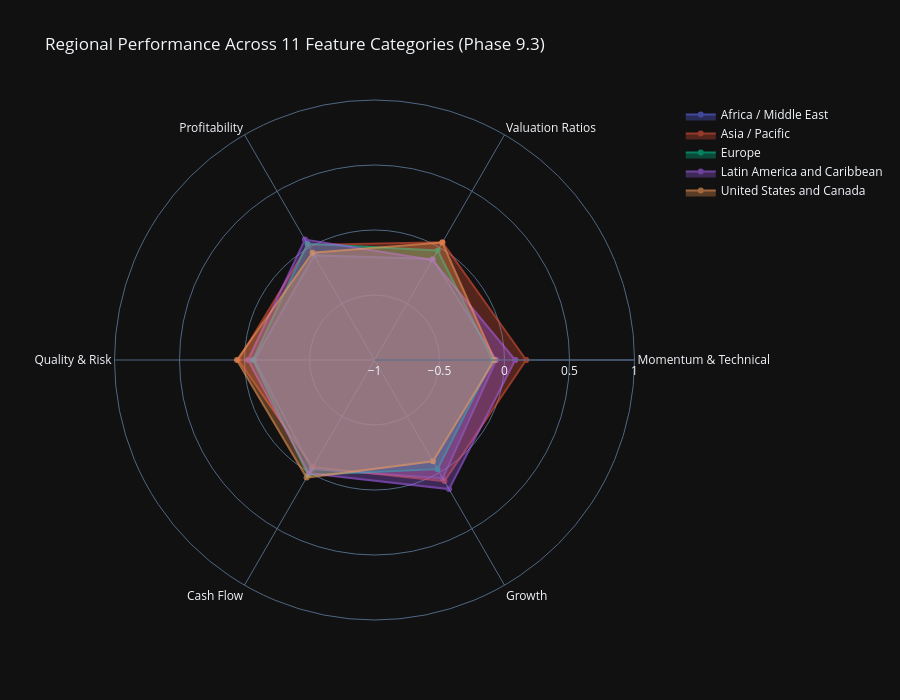

The notebook cell this image was saved under:
### Code cell
# Visualization 2: Regional Performance Radar Charts
print("\n📊 Regional Performance Radar Charts:")

# Compute category scores by region
category_region_scores = {}

for category_name, category_metrics in category_mapping.items():
    available_in_category = [m for m in category_metrics if m in all_stocks_scaled.columns]

    if len(available_in_category) == 0:
        continue

    # Compute z-scores for available metrics and average by region
    category_data = all_stocks_scaled[available_in_category + ['region']].copy()

    # Convert to numeric and compute z-scores
    for col in available_in_category:
        category_data[col] = pd.to_numeric(category_data[col], errors='coerce')

    # Compute z-scores (handle NaNs)
    z_scored_data = category_data[available_in_category].apply(lambda x: zscore(x, nan_policy='omit'))
    category_data['category_score'] = z_scored_data.mean(axis=1)

    # Aggregate by region
    region_scores = category_data.groupby('region')['category_score'].mean()
    category_region_scores[category_name] = region_scores

if category_region_scores:
    # Create radar chart for each region
    radar_df = pd.DataFrame(category_region_scores)

    # Create subplot radar charts
    from plotly.subplots import make_subplots
    import plotly.graph_objects as go

    regions = radar_df.index.tolist()
    categories = radar_df.columns.tolist()

    # Create single figure with all regions
    fig_radar = go.Figure()

    for region in regions:
        values = radar_df.loc[region].tolist()
        values.append(values[0])  # Close the radar chart

        fig_radar.add_trace(go.Scatterpolar(
                r=values,
                theta=categories + [categories[0]],
                fill='toself',
                name=region,
                opacity=0.6
                ))

    fig_radar.update_layout(
            polar=dict(
                    radialaxis=dict(
                            visible=True,
                            range=[-1, 1]
                            )
                    ),
            showlegend=True,
            title="Regional Performance Across 11 Feature Categories (Phase 9.3)",
            height=700
            )

    fig_radar.show()
    output_path = eda_output_dir / "phase93_regional_radar_charts.html"
    fig_radar.write_html(output_path)

    print(f"\n✓ Regional radar charts complete")
    print(f"  Regions visualized: {len(regions)}")
    print(f"  Categories analyzed: {len(categories)}")
    print(f"  Output: {output_path}")

    # Display top category per region
    print(f"\n  🌍 Strongest Category by Region:")
    for region in regions[:5]:
        top_category = radar_df.loc[region].idxmax()
        top_score = radar_df.loc[region].max()
        print(f"    {region}: {top_category} (z-score: {top_score:.2f})")
else:
    print("  ⚠️ No regional category data available")

### Figure 1 — Plotly figure (JSON) as saved in the notebook; plotly's stock layout.template omitted (floating-point values rounded to 4 significant figures)
{"data": [{"fill": "toself", "name": "Africa / Middle East", "opacity": 0.6, "r": [-0.06386, -0.1032, -0.0708, -0.07537, -0.03254, 0.05008, -0.06386], "theta": ["Momentum & Technical", "Valuation Ratios", "Profitability", "Quality & Risk", "Cash Flow", "Growth", "Momentum & Technical"], "type": "scatterpolar"}, {"fill": "toself", "name": "Asia / Pacific", "opacity": 0.6, "r": [0.1667, 0.04533, 0.02261, 0.04657, -0.04895, 0.07556, 0.1667], "theta": ["Momentum & Technical", "Valuation Ratios", "Profitability", "Quality & Risk", "Cash Flow", "Growth", "Momentum & Technical"], "type": "scatterpolar"}, {"fill": "toself", "name": "Europe", "opacity": 0.6, "r": [-0.09187, -0.02748, 0.03171, -0.06624, 0.02103, -0.03064, -0.09187], "theta": ["Momentum & Technical", "Valuation Ratios", "Profitability", "Quality & Risk", "Cash Flow", "Growth", "Momentum & Technical"], "type": "scatterpolar"}, {"fill": "toself", "name": "Latin America and Caribbean", "opacity": 0.6, "r": [0.08198, -0.1114, 0.07012, -0.02739, 0.00694, 0.1468, 0.08198], "theta": ["Momentum & Technical", "Valuation Ratios", "Profitability", "Quality & Risk", "Cash Flow", "Growth", "Momentum & Technical"], "type": "scatterpolar"}, {"fill": "toself", "name": "United States and Canada", "opacity": 0.6, "r": [-0.07671, 0.04281, -0.04725, 0.05869, 0.04451, -0.1009, -0.07671], "theta": ["Momentum & Technical", "Valuation Ratios", "Profitability", "Quality & Risk", "Cash Flow", "Growth", "Momentum & Technical"], "type": "scatterpolar"}], "layout": {"polar": {"radialaxis": {"visible": true, "range": [-1, 1]}}, "showlegend": true, "title": {"text": "Regional Performance Across 11 Feature Categories (Phase 9.3)"}, "height": 700}}
